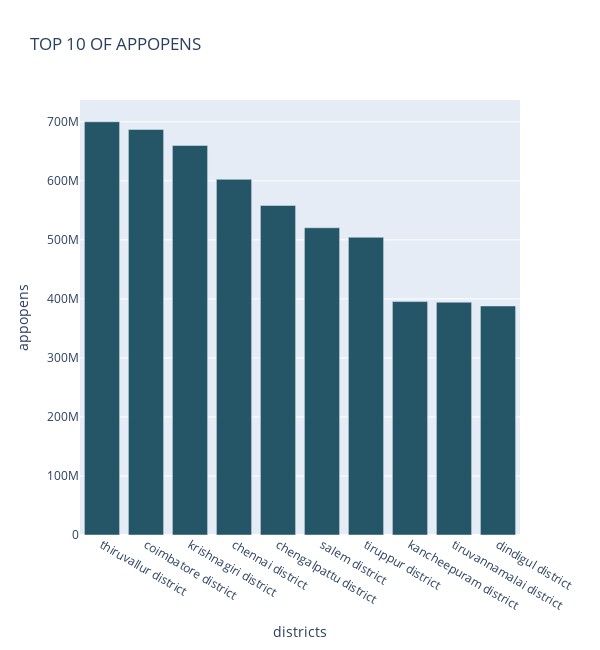
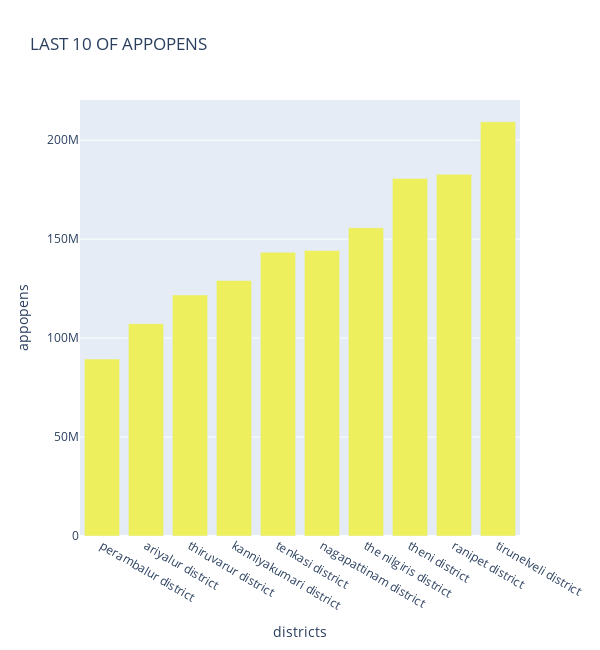
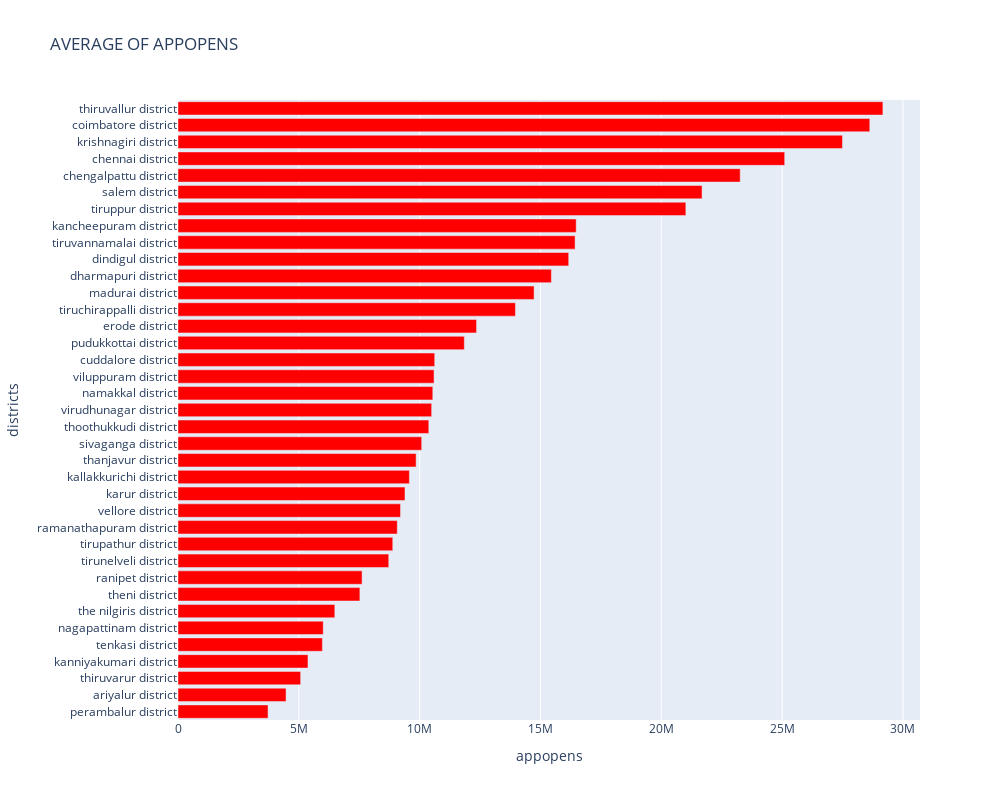

Notebook source saved alongside these figures, in order:
### Code cell
top_chart_appopens("map_user","Tamil Nadu")

### Figure 1 — Plotly figure (JSON) as saved in the notebook; plotly's stock layout.template omitted (floating-point values rounded to 4 significant figures)
{"data": [{"alignmentgroup": "True", "hovertemplate": "<b>%{hovertext}</b><br><br>districts=%{x}<br>appopens=%{y}<extra></extra>", "hovertext": ["thiruvallur district", "coimbatore district", "krishnagiri district", "chennai district", "chengalpattu district", "salem district", "tiruppur district", "kancheepuram district", "tiruvannamalai district", "dindigul district"], "legendgroup": "", "marker": {"color": "rgb(36, 86, 104)", "pattern": {"shape": ""}}, "name": "", "offsetgroup": "", "orientation": "v", "showlegend": false, "textposition": "auto", "type": "bar", "x": ["thiruvallur district", "coimbatore district", "krishnagiri district", "chennai district", "chengalpattu district", "salem district", "tiruppur district", "kancheepuram district", "tiruvannamalai district", "dindigul district"], "xaxis": "x", "y": [700066871, 687043618, 659926020, 602543450, 558344737, 520469052, 504368309, 395458744, 394353017, 388031555], "yaxis": "y"}], "layout": {"barmode": "relative", "height": 650, "legend": {"tracegroupgap": 0}, "title": {"text": "TOP 10 OF APPOPENS"}, "width": 600, "xaxis": {"anchor": "y", "domain": [0, 1], "title": {"text": "districts"}}, "yaxis": {"anchor": "x", "domain": [0, 1], "title": {"text": "appopens"}}}}

### Figure 2 — Plotly figure (JSON) as saved in the notebook; plotly's stock layout.template omitted (floating-point values rounded to 4 significant figures)
{"data": [{"alignmentgroup": "True", "hovertemplate": "<b>%{hovertext}</b><br><br>districts=%{x}<br>appopens=%{y}<extra></extra>", "hovertext": ["perambalur district", "ariyalur district", "thiruvarur district", "kanniyakumari district", "tenkasi district", "nagapattinam district", "the nilgiris district", "theni district", "ranipet district", "tirunelveli district"], "legendgroup": "", "marker": {"color": "rgb(237, 239, 93)", "pattern": {"shape": ""}}, "name": "", "offsetgroup": "", "orientation": "v", "showlegend": false, "textposition": "auto", "type": "bar", "x": ["perambalur district", "ariyalur district", "thiruvarur district", "kanniyakumari district", "tenkasi district", "nagapattinam district", "the nilgiris district", "theni district", "ranipet district", "tirunelveli district"], "xaxis": "x", "y": [89420372, 107306562, 121805585, 129082654, 143404900, 144246716, 155740838, 180646167, 182803149, 209293072], "yaxis": "y"}], "layout": {"barmode": "relative", "height": 650, "legend": {"tracegroupgap": 0}, "title": {"text": "LAST 10 OF APPOPENS"}, "width": 600, "xaxis": {"anchor": "y", "domain": [0, 1], "title": {"text": "districts"}}, "yaxis": {"anchor": "x", "domain": [0, 1], "title": {"text": "appopens"}}}}

### Figure 3 — Plotly figure (JSON) as saved in the notebook; plotly's stock layout.template omitted (floating-point values rounded to 4 significant figures)
{"data": [{"alignmentgroup": "True", "hovertemplate": "<b>%{hovertext}</b><br><br>appopens=%{x}<br>districts=%{y}<extra></extra>", "hovertext": ["perambalur district", "ariyalur district", "thiruvarur district", "kanniyakumari district", "tenkasi district", "nagapattinam district", "the nilgiris district", "theni district", "ranipet district", "tirunelveli district", "tirupathur district", "ramanathapuram district", "vellore district", "karur district", "kallakkurichi district", "thanjavur district", "sivaganga district", "thoothukkudi district", "virudhunagar district", "namakkal district", "viluppuram district", "cuddalore district", "pudukkottai district", "erode district", "tiruchirappalli district", "madurai district", "dharmapuri district", "dindigul district", "tiruvannamalai district", "kancheepuram district", "tiruppur district", "salem district", "chengalpattu district", "chennai district", "krishnagiri district", "coimbatore district", "thiruvallur district"], "legendgroup": "", "marker": {"color": "rgb(255,0,0)", "pattern": {"shape": ""}}, "name": "", "offsetgroup": "", "orientation": "h", "showlegend": false, "textposition": "auto", "type": "bar", "x": [3726000.0, 4471000.0, 5075000.0, 5378000.0, 5975000.0, 6010000.0, 6489000.0, 7527000.0, 7617000.0, 8721000.0, 8888000.0, 9073000.0, 9208000.0, 9393000.0, 9575000.0, 9854000.0, 10080000.0, 10380000.0, 10500000.0, 10540000.0, 10600000.0, 10620000.0, 11850000.0, 12350000.0, 13960000.0, 14730000.0, 15450000.0, 16170000.0, 16430000.0, 16480000.0, 21020000.0, 21690000.0, 23260000.0, 25110000.0, 27500000.0, 28630000.0, 29170000.0], "xaxis": "x", "y": ["perambalur district", "ariyalur district", "thiruvarur district", "kanniyakumari district", "tenkasi district", "nagapattinam district", "the nilgiris district", "theni district", "ranipet district", "tirunelveli district", "tirupathur district", "ramanathapuram district", "vellore district", "karur district", "kallakkurichi district", "thanjavur district", "sivaganga district", "thoothukkudi district", "virudhunagar district", "namakkal district", "viluppuram district", "cuddalore district", "pudukkottai district", "erode district", "tiruchirappalli district", "madurai district", "dharmapuri district", "dindigul district", "tiruvannamalai district", "kancheepuram district", "tiruppur district", "salem district", "chengalpattu district", "chennai district", "krishnagiri district", "coimbatore district", "thiruvallur district"], "yaxis": "y"}], "layout": {"barmode": "relative", "height": 800, "legend": {"tracegroupgap": 0}, "title": {"text": "AVERAGE OF APPOPENS"}, "width": 1000, "xaxis": {"anchor": "y", "domain": [0, 1], "title": {"text": "appopens"}}, "yaxis": {"anchor": "x", "domain": [0, 1], "title": {"text": "districts"}}}}
